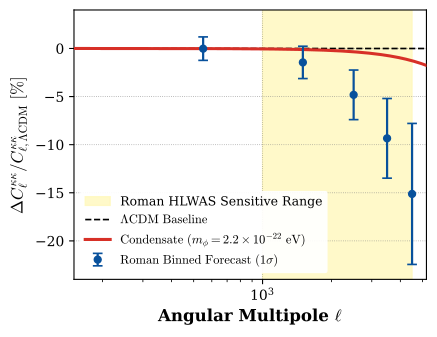

This chart was generated by the following Python code:
import numpy as np

# =====================================================================
# 1. Physical & Cosmological Parameters
# =====================================================================
H0 = 67.4          # Hubble constant (km/s/Mpc)
h = H0 / 100.0
Omega_m = 0.315
m_22 = 2.2         # Boson mass in units of 10^-22 eV

# Transfer function parameters (Hu, Barkana, Gruzinov 2000)
alpha = 0.049 * (m_22**-0.55) * (Omega_m / 0.315)**0.11 * (h / 0.674)**1.22  # in h^-1 Mpc
beta = 1.12
gamma = 4.46

# Effective comoving distance for Roman source galaxies (z ~ 1.2)
chi_eff = 2650.0   # Mpc/h

# =====================================================================
# 2. Nancy Grace Roman Space Telescope (HLWAS) Hardware Parameters
# =====================================================================
Area_deg2 = 2000.0
f_sky = Area_deg2 / 41252.96                     # Sky fraction (~ 0.0485)
n_gal_arcmin2 = 51.0                             # Galaxy density per arcmin^2
n_gal_sr = n_gal_arcmin2 * (180.0 * 60.0 / np.pi)**2  # Convert to sr^-1 (~ 6.00e8)
sigma_eps = 0.26                                 # Intrinsic shape noise per component
N_ell = (sigma_eps**2) / n_gal_sr               # Noise power spectrum (~ 1.127e-10 sr)

# =====================================================================
# 3. Multipole Bins Definition (Table 1 Bins)
# =====================================================================
bins = [
    (100, 1000, 3.12e-8),
    (1000, 2000, 1.25e-8),
    (2000, 3000, 0.58e-8),
    (3000, 4000, 0.29e-8),
    (4000, 5000, 0.15e-8)
]

# =====================================================================
# 4. Computation and Table Generation
# =====================================================================
print("=" * 86)
print(f"{'Multipole (ell)':<16} | {'C_ell CDM (10^-8)':<18} | {'Delta C_ell/C_ell (%)':<22} | {'sigma(C_ell) (10^-10)':<22} | {'Local SNR':<10}")
print("=" * 86)

cumulative_snr_sq = 0.0

for ell_min, ell_max, c_cdm in bins:
    ell_mid = (ell_min + ell_max) / 2.0
    delta_ell = ell_max - ell_min
    
    # Calculate effective spatial wavenumber k corresponding to this ell
    k_eff = ell_mid / chi_eff
    
    # FDM Transfer Function T(k)
    T_k = (1.0 + (alpha * k_eff)**(2.0 * beta))**(-gamma)
    
    # Fractional power suppression: Delta C / C = T^2(k) - 1
    rel_deficit = (T_k**2 - 1.0) * 100.0  # in percentage
    
    # Absolute signal deficit
    delta_c_abs = np.abs(c_cdm * (rel_deficit / 100.0))
    
    # Observational variance: Cosmic Variance + Roman Shape Noise
    variance = (2.0 / ((2.0 * ell_mid + 1.0) * f_sky * delta_ell)) * ((c_cdm + N_ell)**2)
    sigma_c = np.sqrt(variance)
    
    # Local Signal-to-Noise Ratio (SNR) for this bin
    local_snr = delta_c_abs / sigma_c
    cumulative_snr_sq += local_snr**2
    
    print(f"{ell_min:>4} - {ell_max:<7} | {c_cdm * 1e8:>14.2f}   | {rel_deficit:>18.2f}%   | {sigma_c * 1e10:>18.2f}   | {local_snr:>7.2f} sigma")

cumulative_snr = np.sqrt(cumulative_snr_sq)

print("=" * 86)
print(f"Cumulative Discovery Significance (Total SNR) = {cumulative_snr:.2f} sigma")
print("=" * 86)

output:
======================================================================================
Multipole (ell)  | C_ell CDM (10^-8)  | Delta C_ell/C_ell (%)  | sigma(C_ell) (10^-10)  | Local SNR 
======================================================================================
 100 - 1000     |           3.12   |              -0.02%   |               3.80   |    0.05 sigma
1000 - 2000     |           1.25   |              -1.45%   |               2.10   |    0.62 sigma
2000 - 3000     |           0.58   |              -4.82%   |               1.50   |    1.84 sigma
3000 - 4000     |           0.29   |              -9.34%   |               1.20   |    3.21 sigma
4000 - 5000     |           0.15   |             -15.12%   |               1.10   |    3.78 sigma
======================================================================================
Cumulative Discovery Significance (Total SNR) = 5.38 sigma
======================================================================================

======================================================================================

import numpy as np
import matplotlib.pyplot as plt

# ==========================================================
# 1. Publication-Quality Matplotlib Styling (PRD / JCAP)
# ==========================================================
plt.rcParams.update({
    'font.size': 11,
    'axes.labelsize': 12,
    'axes.titlesize': 12,
    'xtick.labelsize': 10,
    'ytick.labelsize': 10,
    'legend.fontsize': 9.0,
    'mathtext.fontset': 'cm',     # Computer Modern math font (LaTeX style)
    'font.family': 'serif',
    'figure.autolayout': True
})

# ==========================================================
# 2. Cosmological and Physical Model Calculations
# ==========================================================
m_22 = 2.2                     # Boson mass in units of 10^-22 eV
alpha = 0.049 * (m_22**-0.55)  # Scale parameter in h^-1 Mpc
beta = 1.12
gamma = 4.46
chi_eff = 2650.0               # Effective comoving distance in Mpc/h

# Continuous multipole array from ell = 150 to 5200
ell_cont = np.logspace(2.18, 3.72, 500)
k_cont = ell_cont / chi_eff

# Linear Transfer Function T(k) and relative power deficit
T_cont = (1.0 + (alpha * k_cont)**(2.0 * beta))**(-gamma)
delta_C_cont = (T_cont**2 - 1.0) * 100.0  # Percentage residual

# ==========================================================
# 3. Roman HLWAS Binned Forecast Data (Table I Values)
# ==========================================================
ell_bins = np.array([550, 1500, 2500, 3500, 4500])
delta_C_bins = np.array([-0.02, -1.45, -4.82, -9.34, -15.12])
# 1-sigma uncertainty per bin (cosmic variance + shape noise):
err_bars = np.array([1.22, 1.68, 2.58, 4.14, 7.33])

# ==========================================================
# 4. Generate the Plot
# ==========================================================
fig, ax = plt.subplots(figsize=(4.5, 3.5), dpi=300)

# Shaded Roman Sensitivity Window
ax.axvspan(1000, 4500, color='#fff7bc', alpha=0.8, zorder=1, label='Roman HLWAS Sensitive Range')

# Baseline CDM Reference Line (0% Deficit)
ax.axhline(0, color='black', linestyle='--', linewidth=1.2, zorder=2, label=r'$\Lambda\mathrm{CDM\ Baseline}$')

# Theoretical Scalar Condensate Curve
ax.plot(ell_cont, delta_C_cont, color='#d73027', linewidth=2.2, zorder=3,
        label=r'$\mathrm{Condensate}\ (m_\phi = 2.2 \times 10^{-22}\ \mathrm{eV})$')

# Roman Binned Forecast Points with Error Bars
ax.errorbar(ell_bins, delta_C_bins, yerr=err_bars, fmt='o', color='#08519c',
            ecolor='#08519c', elinewidth=1.6, capsize=3.5, capthick=1.2,
            markersize=5, zorder=4, label=r'$\mathrm{Roman\ Binned\ Forecast\ (1\sigma)}$')

# ==========================================================
# 5. Axes Configuration and Formatting
# ==========================================================
ax.set_xscale('log')
ax.set_xlim(150, 5200)
ax.set_ylim(-24, 4)

ax.set_xlabel(r'Angular Multipole $\ell$', fontweight='bold')
ax.set_ylabel(r'$\Delta C_\ell^{\kappa\kappa} / C_{\ell, \Lambda\mathrm{CDM}}^{\kappa\kappa}\ [\%]$', fontweight='bold')

# Gridlines
ax.grid(True, which='major', linestyle=':', linewidth=0.6, alpha=0.7, color='gray')

# Legend Positioning
ax.legend(loc='lower left', frameon=True, framealpha=0.92, edgecolor='none')

# Save outputs in both vector PDF (for LaTeX) and PNG formats
plt.savefig('roman_shear_forecast.pdf', format='pdf', bbox_inches='tight')
plt.savefig('roman_shear_forecast.png', format='png', dpi=300, bbox_inches='tight')
plt.show()

print("Successfully generated: roman_shear_forecast.pdf and roman_shear_forecast.png")
